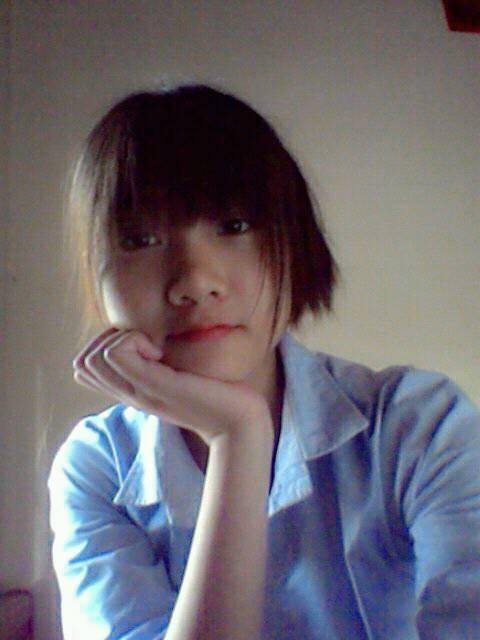
#> input picture ML_Learning/OpenCV_learning/dave.jpg, 480 x 640 px
$ python GrabCut.py
#> lines starting #> are read from the running program, lines starting #| are printed output that depends on the picture; after the words box and inside, x2 and y2 are one past the last pixel; in counts of white or black regions, pixels touching at a corner belong together
import numpy as np
import cv2
from matplotlib import pyplot as plt

img = cv2.imread('dave.jpg')
#> img is the input picture: shape (640, 480, 3); mean B, G, R 112.2, 104.5, 109.5
mask = np.zeros(img.shape[:2],np.uint8)

bgdModel = np.zeros((1,65),np.float64)
fgdModel = np.zeros((1,65),np.float64)

newmask1 = cv2.imread('newmask.png',0)
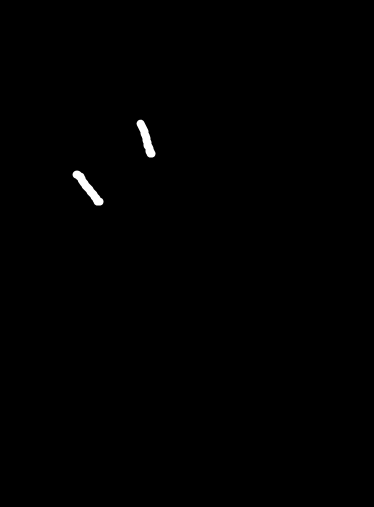
#> input picture ML_Learning/OpenCV_learning/newmask.png, 374 x 507 px
#> newmask1 is the input picture: shape (507, 374); min 0, max 255, mean 0.9
newmask = cv2.resize(newmask1,(480,640))
mask[newmask == 0] = 0
mask[newmask == 255] = 1

# rect = (50,100,480,640)
# cv2.grabCut(img,mask,rect,bgdModel,fgdModel,5,cv2.GC_INIT_WITH_RECT)

mask, bgdModel, fgdModel = cv2.grabCut(img,mask,None,bgdModel,fgdModel,5,cv2.GC_INIT_WITH_MASK)
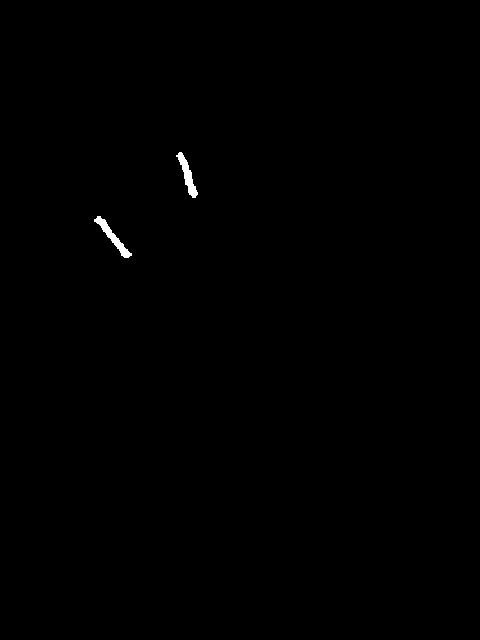
#> mask: shape (640, 480); values 0 (black) and 1 (white), 0.23% white; 2 white regions, box (x1, y1, x2, y2) and area: (94, 216, 132, 258) 368, (176, 152, 198, 198) 346

mask2 = np.where((mask==2)|(mask==0),0,1).astype('uint8')
img = img*mask2[:,:,np.newaxis]

plt.imshow(img),plt.colorbar(),plt.show()
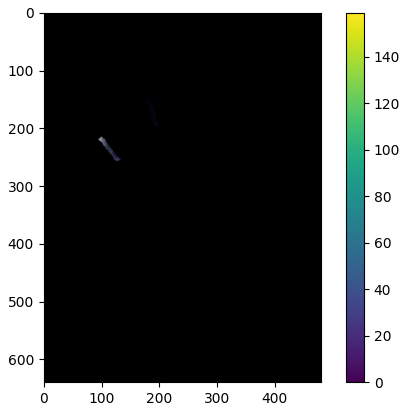
#> figure drawn by matplotlib, 2 panels; B, G, R data is drawn as R, G, B
